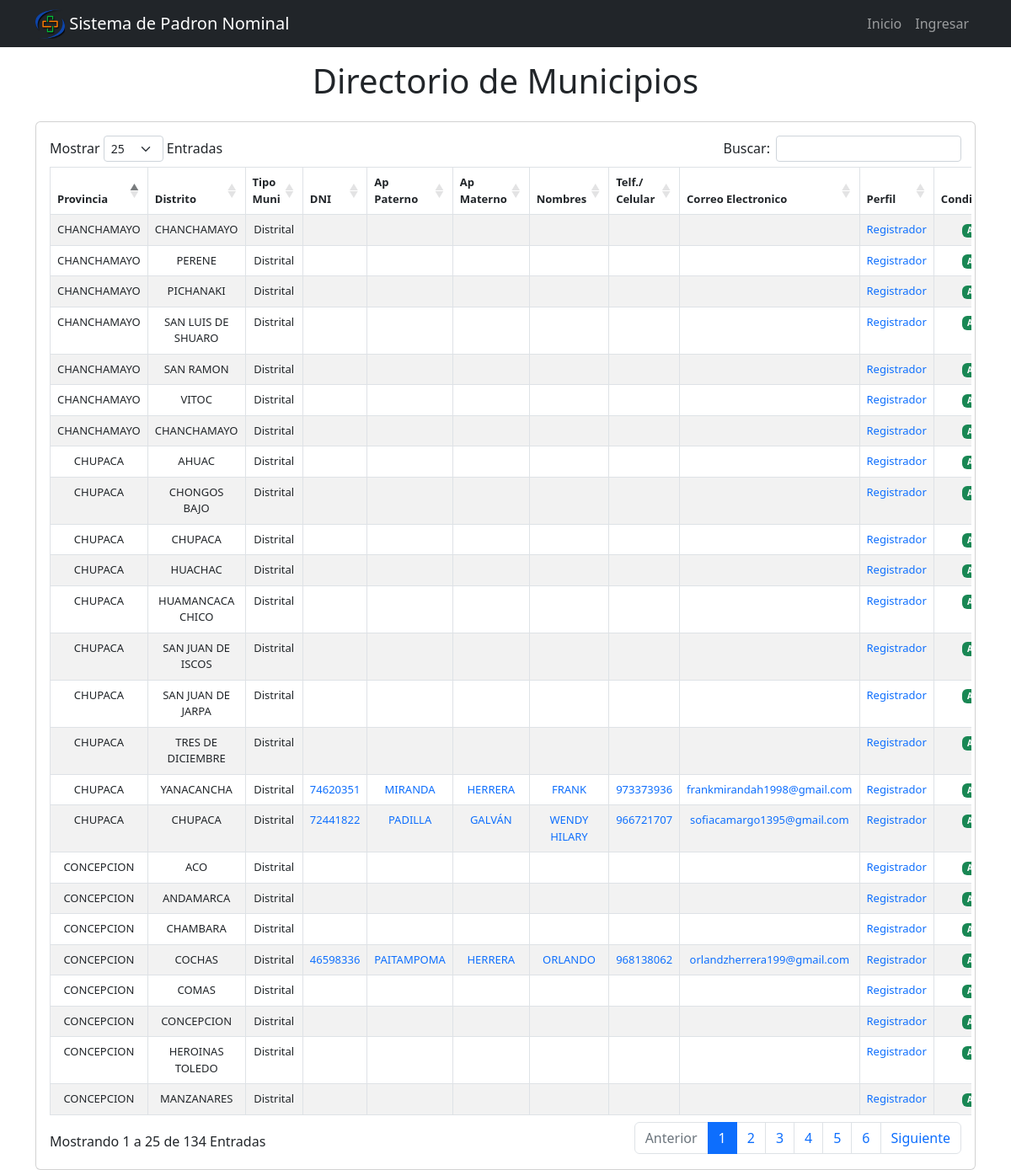
The app's page /frontend_filiacion/ with its own data.
### filiacion/models.py (models this page shows, shortened)
class Filiacion(models.Model):
    TIPO_MUNICIPALIDAD = [
                ('Provincial', 'Provincial'),
                ('Distrital', 'Distrital'),
            ]
    PERFIL = [
                ('Consultor', 'Consultor'),
                ('Registrador', 'Registrador'),
            ]
    CONDICION = [
                    ('Alta', 'Alta'),
                    ('Baja', 'Baja'),
                ]
    CUENTA_USUARIO = [
                    ('Si', 'Si'),
                    ('No', 'No'),
                    ('Espera respuesta MINSA', 'Espera respuesta MINSA'),
                ]
    provincia = models.CharField(max_length=100,null=True, blank=True)
    distrito = models.CharField(max_length=100,null=True, blank=True)
    tipo_municipalidad = models.CharField(choices=TIPO_MUNICIPALIDAD, max_length=100, null=True, blank=True)
    documento_identidad = models.CharField(max_length=100,null=True, blank=True)
    apellido_paterno = models.CharField(max_length=100,null=True, blank=True)
    apellido_materno = models.CharField(max_length=200,null=True, blank=True)
    nombres = models.CharField(max_length=200,null=True, blank=True)
    telefono = models.CharField(max_length=200,null=True, blank=True)
    correo_electronico = models.CharField(max_length=200,null=True, blank=True)
    perfil = models.CharField(choices=PERFIL,max_length=100,null=True, blank=True)
    condicion = models.CharField(choices=CONDICION,max_length=100,null=True, blank=True)
    cuenta_usuario = models.CharField(choices=CUENTA_USUARIO,max_length=100,null=True, blank=True)
    contraseña_usuario = models.CharField(max_length=100,null=True, blank=True)
    req_formato = models.FileField(upload_to="filiacion/formato/",null=True, blank=True)
    dateTimeOfUpload_req_formato = models.DateTimeField(auto_now = True,null=True, blank=True)
    req_generales_excel = models.FileField(upload_to="filiacion/excel/",null=True, blank=True)
    dateTimeOfUpload_generales_excel = models.DateTimeField(auto_now = True,null=True, blank=True)

### filiacion/views.py (the view)
# urls.py: path('frontend_filiacion/', views.frontend_filiacion, name='frontend_filiacion'),
def frontend_filiacion(request):
    filiaciones = Filiacion.objects.all()
    context = {
            'filiaciones': filiaciones,
            }
    return render(request, 'frontend/filiacion.html', context)

### filiacion/templates/frontend/filiacion.html (shortened to what this page needs)
{% extends 'base.html' %}
{% block content %}
<main class="container">
  <div class="display-1 text-center py-3">
    <h1>Directorio de Municipios</h1>
  </div>
<section class="card card-body">
  <div class="row">
    <div class="table-responsive">
      <table id="table_padron_municipal_frontend" class="table table-bordered table-hover table-striped">
        <thead class="text-center" style="font-size: 13px;">
          <tr>
            <th>Provincia</th>
            <th>Distrito</th>
            <th>Tipo Muni</th>
            <th>DNI</th>
            <th>Ap Paterno</th>
            <th>Ap Materno</th>
            <th>Nombres</th>
            <th>Telf./ Celular</th>
            <th>Correo Electronico</th>
            <th>Perfil</th>
            <th>Condicion</th>
          </tr>
        </thead>
        <tbody class="text-center" style="font-size: 13px;">
          {% for filiacion in filiaciones %}
              <tr>
                <td>{{ filiacion.provincia }}</td>
                <td>{{ filiacion.distrito }}</td>
                <td>{{ filiacion.tipo_municipalidad }}</td>
                <td class="text-primary">{{ filiacion.documento_identidad }}</td>
                <td class="text-primary">{{ filiacion.apellido_paterno }}</td>
                <td class="text-primary">{{ filiacion.apellido_materno }}</td>
                <td class="text-primary">{{ filiacion.nombres }}</td>
                <td class="text-primary">{{ filiacion.telefono }}</td>
                <td class="text-primary">{{ filiacion.correo_electronico }}</td>
                <td class="text-primary">{{ filiacion.perfil }}</td>
                {% if filiacion.condicion == "Alta" %}
                <td>
                  <span class="badge bg-success">{{ filiacion.condicion }}</span>
                </td>
                {% else %}
                <td>
                  <span class="badge bg-danger">{{ filiacion.condicion }}</span>
                </td>
                {% endif %}
              </tr>
            {% endfor %}
        </tbody>
      </table>
    </div>
  </div>
</section>
</main>
{% endblock %}

### records on screen
Filiacion: provincia "CONCEPCION", distrito "ACO", tipo_municipalidad "Distrital", perfil "Registrador"
Filiacion: provincia "CONCEPCION", distrito "ANDAMARCA", tipo_municipalidad "Distrital", perfil "Registrador"
Filiacion: provincia "CONCEPCION", distrito "CHAMBARA", tipo_municipalidad "Distrital", perfil "Registrador"
Filiacion: provincia "CONCEPCION", distrito "COCHAS", tipo_municipalidad "Distrital", documento_identidad "46598336", apellido_paterno "PAITAMPOMA", apellido_materno "HERRERA", nombres "ORLANDO", telefono "968138062", correo_electronico "orlandzherrera199@gmail.com", perfil "Registrador"
Filiacion: provincia "CONCEPCION", distrito "COMAS", tipo_municipalidad "Distrital", perfil "Registrador"
Filiacion: provincia "CONCEPCION", distrito "CONCEPCION", tipo_municipalidad "Distrital", perfil "Registrador"
Filiacion: provincia "CONCEPCION", distrito "HEROINAS TOLEDO", tipo_municipalidad "Distrital", perfil "Registrador"
Filiacion: provincia "CONCEPCION", distrito "MANZANARES", tipo_municipalidad "Distrital", perfil "Registrador"
Filiacion: provincia "CHANCHAMAYO", distrito "CHANCHAMAYO", tipo_municipalidad "Distrital", perfil "Registrador"
Filiacion: provincia "CHANCHAMAYO", distrito "PERENE", tipo_municipalidad "Distrital", perfil "Registrador"
Filiacion: provincia "CHANCHAMAYO", distrito "PICHANAKI", tipo_municipalidad "Distrital", perfil "Registrador"
Filiacion: provincia "CHANCHAMAYO", distrito "SAN LUIS DE SHUARO", tipo_municipalidad "Distrital", perfil "Registrador"
Filiacion: provincia "CHANCHAMAYO", distrito "SAN RAMON", tipo_municipalidad "Distrital", perfil "Registrador"
Filiacion: provincia "CHANCHAMAYO", distrito "VITOC", tipo_municipalidad "Distrital", perfil "Registrador"
Filiacion: provincia "CHUPACA", distrito "AHUAC", tipo_municipalidad "Distrital", perfil "Registrador"
Filiacion: provincia "CHUPACA", distrito "CHONGOS BAJO", tipo_municipalidad "Distrital", perfil "Registrador"
Filiacion: provincia "CHUPACA", distrito "CHUPACA", tipo_municipalidad "Distrital", perfil "Registrador"
Filiacion: provincia "CHUPACA", distrito "HUACHAC", tipo_municipalidad "Distrital", perfil "Registrador"
Filiacion: provincia "CHUPACA", distrito "HUAMANCACA CHICO", tipo_municipalidad "Distrital", perfil "Registrador"
Filiacion: provincia "CHUPACA", distrito "SAN JUAN DE ISCOS", tipo_municipalidad "Distrital", perfil "Registrador"
Filiacion: provincia "CHUPACA", distrito "SAN JUAN DE JARPA", tipo_municipalidad "Distrital", perfil "Registrador"
Filiacion: provincia "CHUPACA", distrito "TRES DE DICIEMBRE", tipo_municipalidad "Distrital", perfil "Registrador"
Filiacion: provincia "CHUPACA", distrito "YANACANCHA", tipo_municipalidad "Distrital", documento_identidad "74620351", apellido_paterno "MIRANDA", apellido_materno "HERRERA", nombres "FRANK", telefono "973373936", correo_electronico "frankmirandah1998@gmail.com", perfil "Registrador"
Filiacion: provincia "CHANCHAMAYO", distrito "CHANCHAMAYO", tipo_municipalidad "Distrital", perfil "Registrador"
Filiacion: provincia "CHUPACA", distrito "CHUPACA", tipo_municipalidad "Distrital", documento_identidad "72441822", apellido_paterno "PADILLA", apellido_materno "GALVÁN", nombres "WENDY HILARY", telefono "966721707", correo_electronico "sofiacamargo1395@gmail.com", perfil "Registrador"
